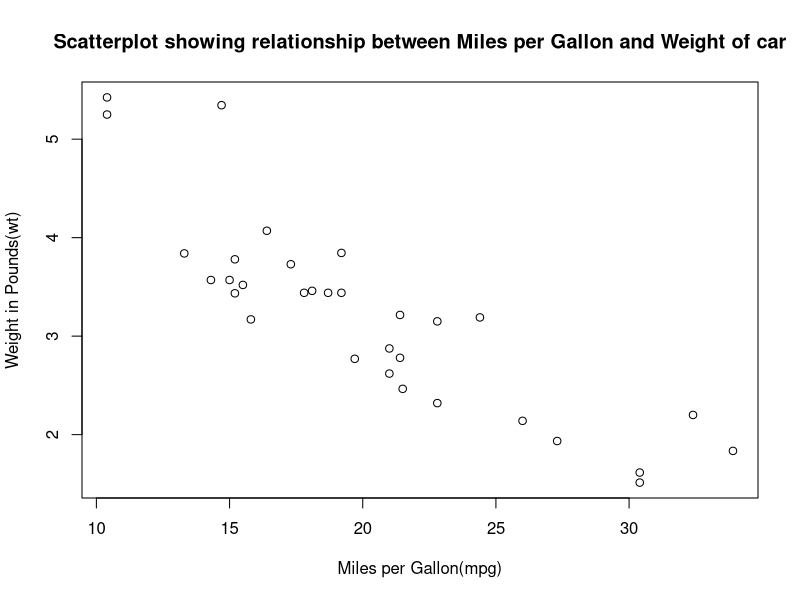

Recreate this plot in R.
## ---- chunk 1
#inside code chunks, I can use comments in the same way as RScript files!

plot(mtcars$mpg, mtcars$wt, main = "Scatterplot showing relationship between Miles per Gallon and Weight of car", xlab = "Miles per Gallon(mpg)", ylab = "Weight in Pounds(wt)")
## ---- chunk 2
testres = t.test(mpg ~ am, data=mtcars)
## ---- chunk 3

## ---- chunk 4

